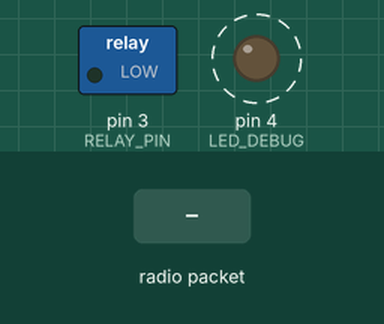
Recording of a sketch running on a simulated Arduino Uno, built with avr-gcc and run on an emulated ATmega328P. On the bench: switched loads named in the sketch (green lamp = pin HIGH), output pins drawn as LEDs (lit = HIGH). Dashed ring = blinking. The test bench sets the inputs (shaded band). No radio packets arrive unless stated; what the sketch prints to the serial monitor is not drawn.

Above: at 1.2 s.
1.3 s: radio packet "2" arrives
4.3 s: radio packet "90" arrives
7.3 s: radio packet "200" arrives
Timing chart, 0 to 16.3 s (numbered marks = the images above; inputs shaded):
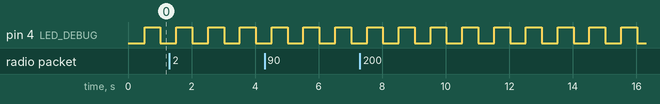

The sketch:

testLoraReceiver.ino
```cpp
#include <SPI.h>
#include <LoRa.h>
#include <stdint.h>

#define PRINT_DEBUG
#define RELAY_PIN (3)
#define LED_DEBUG (4)
#define BLINK_LED_FREQ (500)

String receved_packet = "";
u32 prev_blink_led = 0;
u8 packet_count = 0;

void LoRa_Init(void)
{
  if (!LoRa.begin(433E6))
  {
    Serial.println("Starting LoRa failed!");
    while (1)
    {
      Serial.println("Error: Starting LoRa failed!");
      delay(500);
    }
  }
  Serial.println("Start LoRa success");
}

String LoRa_ReceivePacket()
{
  String receive_buffer = "";
  u16 receive_data = 0;
  u16 packetSize = LoRa.parsePacket();
  if (packetSize > 0)
  {
    /* Check LoRa data available */
    while (LoRa.available() > 0)
    {
      // receive_buffer += Serial.print((char)LoRa.read());
      receive_buffer += (char)LoRa.read();
    }
#if (defined(PRINT_DEBUG) && defined(DEBUG_LORA))
    Serial.print("Received packet: ");
    Serial.println(receive_buffer);
#endif
    return receive_buffer;
    // print RSSI of packet
    // Serial.print("' with RSSI ");
    // Serial.println(LoRa.packetRssi());
  }
  else
  {
    /* No data arrived */
    return "";
  }
}

void setup()
{
  Serial.println("-------------Test LoRa Receiver-------------");
  Serial.begin(9600);
  while (!Serial)
  {
  }

  LoRa_Init();

  pinMode(RELAY_PIN, OUTPUT);
  pinMode(LED_DEBUG, OUTPUT);

  prev_blink_led = millis();
}

void loop()
{
  u32 now = millis();
  u32 data = 0;
  // try to parse packet
  int packetSize = LoRa.parsePacket();
  if (packetSize)
  {
    packet_count++;
    receved_packet = "";
    // received a packet
    Serial.print("Received packet '");

    // read packet
    while (LoRa.available())
    {
      receved_packet += ((char)LoRa.read());
    }
    data = receved_packet.toInt();
    Serial.print(data, HEX);

    // print RSSI of packet
    Serial.print("' with RSSI ");
    Serial.println(LoRa.packetRssi());
    if(packet_count == 2){
      packet_count = 0;
      Serial.println("\r\n");
    }
  }

  if (now - prev_blink_led >= BLINK_LED_FREQ)
  {
    digitalWrite(LED_DEBUG, !digitalRead(LED_DEBUG));
    prev_blink_led = now;
  }
}
```

Measured:
- by itself, pin 4 (LED_DEBUG): alternates HIGH for 0.50 s and LOW for 0.50 s
